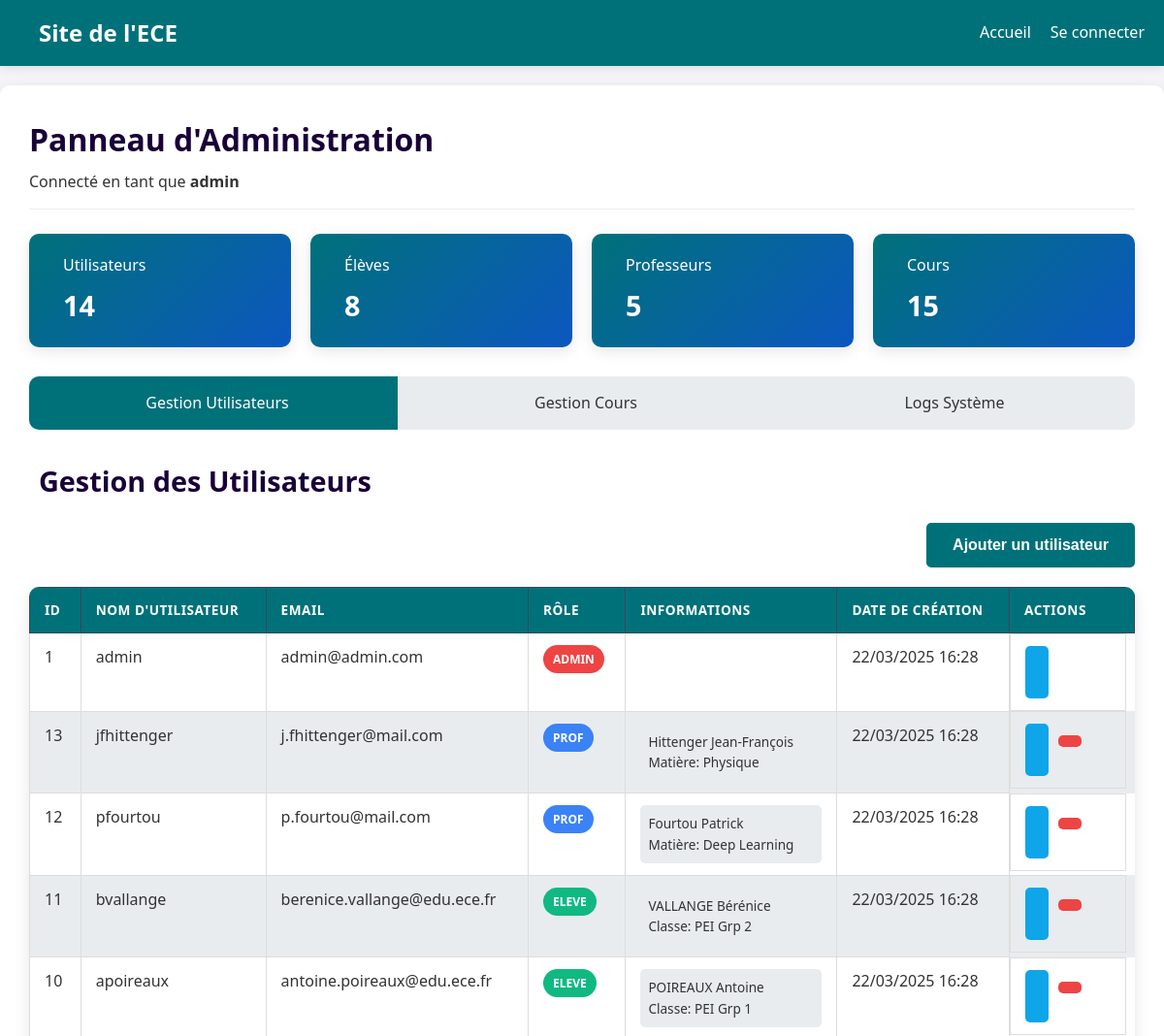
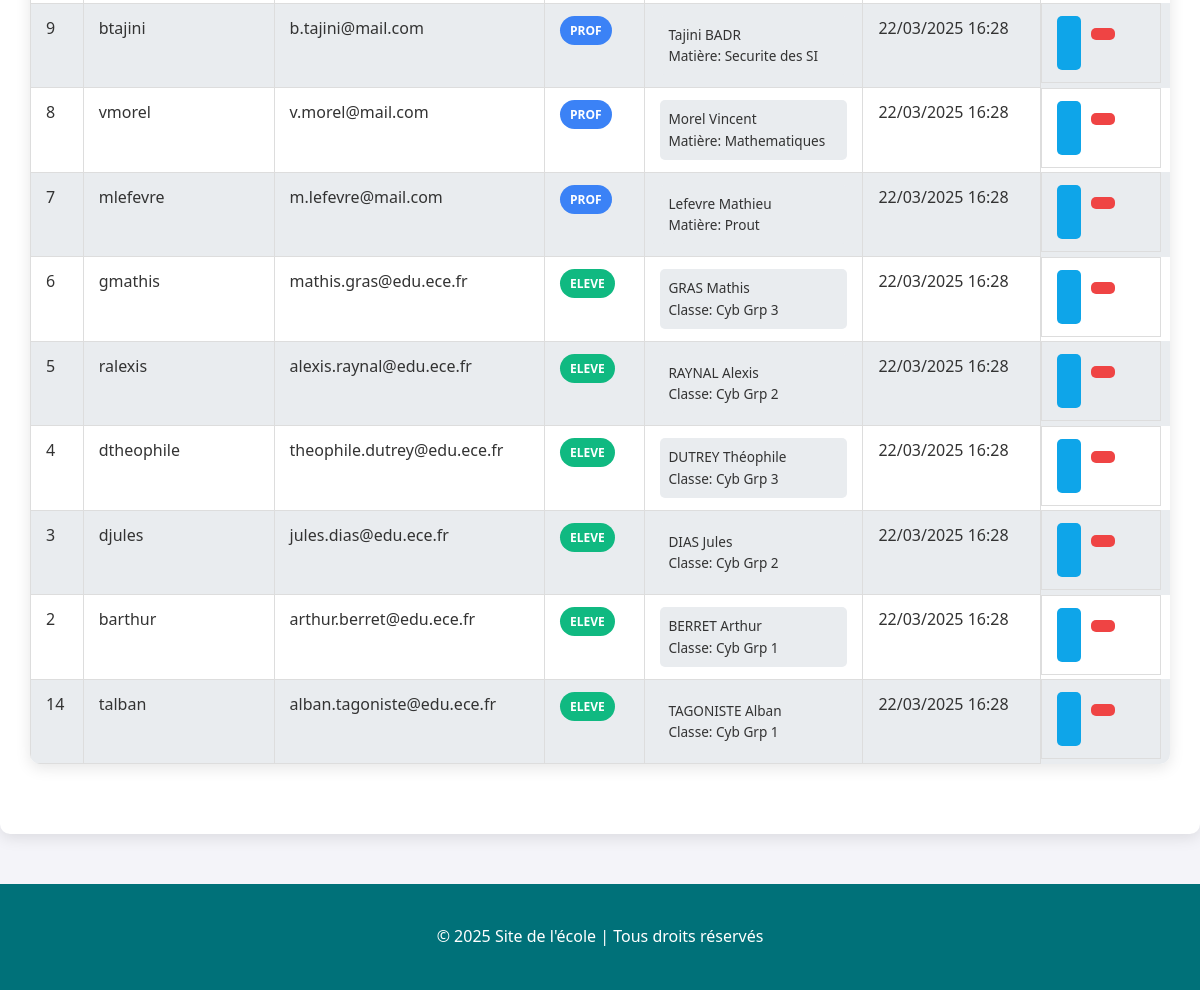
Screenshot of /pages/admin.php (signed in) with the database file from the repository (2 pictures, top to bottom).
### tables this page shows
CREATE TABLE IF NOT EXISTS users (
    id INT AUTO_INCREMENT PRIMARY KEY,
    username VARCHAR(50) NOT NULL UNIQUE,
    email VARCHAR(100) NOT NULL UNIQUE,
    password VARCHAR(255) NOT NULL,
    role ENUM('eleve', 'prof', 'admin') NOT NULL DEFAULT 'eleve',
    created_at TIMESTAMP DEFAULT CURRENT_TIMESTAMP
);

CREATE TABLE IF NOT EXISTS profs (
    id INT AUTO_INCREMENT PRIMARY KEY,
    user_id INT NOT NULL UNIQUE,
    nom VARCHAR(50) NOT NULL,
    prenom VARCHAR(50) NOT NULL,
    date_naissance DATE NOT NULL,
    matiere VARCHAR(50) NOT NULL,
    FOREIGN KEY (user_id) REFERENCES users(id) ON DELETE CASCADE
);

CREATE TABLE IF NOT EXISTS eleves (
    id INT AUTO_INCREMENT PRIMARY KEY,
    user_id INT NOT NULL UNIQUE,
    nom VARCHAR(50) NOT NULL,
    prenom VARCHAR(50) NOT NULL,
    date_naissance DATE NOT NULL,
    classe VARCHAR(50) NOT NULL,
    FOREIGN KEY (user_id) REFERENCES users(id) ON DELETE CASCADE
);

### pages/admin.php (the view, shortened to what this page needs)
<?php
require_once('../config/db.php');
$active_section = isset($_GET['section']) ? $_GET['section'] : 'users';
$stmt = $pdo->query("SELECT u.id, u.username, u.email, u.role, u.created_at,
                     e.nom as eleve_nom, e.prenom as eleve_prenom, e.classe as eleve_classe, e.date_naissance as eleve_naissance,
                     p.nom as prof_nom, p.prenom as prof_prenom, p.matiere as prof_matiere, p.date_naissance as prof_naissance
                     FROM users u
                     LEFT JOIN eleves e ON u.id = e.user_id
                     LEFT JOIN profs p ON u.id = p.user_id
                     ORDER BY u.created_at DESC");
$users = $stmt->fetchAll(PDO::FETCH_ASSOC);
$totalUsers = $pdo->query("SELECT COUNT(*) FROM users")->fetchColumn();
$totalStudents = $pdo->query("SELECT COUNT(*) FROM users WHERE role = 'eleve'")->fetchColumn();
$totalTeachers = $pdo->query("SELECT COUNT(*) FROM users WHERE role = 'prof'")->fetchColumn();
$totalCourses = $pdo->query("SELECT COUNT(*) FROM cours")->fetchColumn();
include('../includes/header.php');
?>
<div class="admin-dashboard">
    <div class="admin-header">
        <h1>Panneau d'Administration</h1>
        <p>Connecté en tant que <strong><?php echo htmlspecialchars($_SESSION['username']); ?></strong></p>
    </div>
    <div class="dashboard-stats">
        <div class="stat-card">
            <div class="stat-info">
                <h3>Utilisateurs</h3>
                <p><?php echo $totalUsers; ?></p>
            </div>
        </div>
        <div class="stat-card">
            <div class="stat-info">
                <h3>Élèves</h3>
                <p><?php echo $totalStudents; ?></p>
            </div>
        </div>
        <div class="stat-card">
            <div class="stat-info">
                <h3>Professeurs</h3>
                <p><?php echo $totalTeachers; ?></p>
            </div>
        </div>
        <div class="stat-card">
            <div class="stat-info">
                <h3>Cours</h3>
                <p><?php echo $totalCourses; ?></p>
            </div>
        </div>
    </div>
    <div class="admin-nav">
        <a href="?section=users" class="nav-item <?php echo $active_section === 'users' ? 'active' : ''; ?>">
            <i class="fas fa-user-cog"></i> Gestion Utilisateurs
        </a>
        <a href="?section=cours" class="nav-item <?php echo $active_section === 'cours' ? 'active' : ''; ?>">
            <i class="fas fa-book"></i> Gestion Cours
        </a>
        <a href="?section=logs" class="nav-item <?php echo $active_section === 'logs' ? 'active' : ''; ?>">
            <i class="fas fa-clipboard-list"></i> Logs Système
        </a>
    </div>
    <div class="admin-sections">
        <div class="admin-section <?php echo $active_section === 'users' ? 'active' : ''; ?>">
            <h2><i class="fas fa-user-cog"></i> Gestion des Utilisateurs</h2>
            <div class="section-actions">
                <button class="btn btn-primary" id="showAddUserForm">
                    <i class="fas fa-user-plus"></i> Ajouter un utilisateur
                </button>
            </div>
            <div class="user-list">
                <table class="data-table">
                    <thead>
                        <tr>
                            <th>ID</th>
                            <th>Nom d'utilisateur</th>
                            <th>Email</th>
                            <th>Rôle</th>
                            <th>Informations</th>
                            <th>Date de création</th>
                            <th>Actions</th>
                        </tr>
                    </thead>
                    <tbody>
                        <?php foreach ($users as $user): ?>
                        <tr>
                            <td><?php echo $user['id']; ?></td>
                            <td><?php echo htmlspecialchars($user['username']); ?></td>
                            <td><?php echo htmlspecialchars($user['email']); ?></td>
                            <td>
                                <span class="role-badge role-<?php echo $user['role']; ?>">
                                    <?php echo ucfirst($user['role']); ?>
                                </span>
                            </td>
                            <td>
                                <?php if ($user['role'] === 'eleve' && !empty($user['eleve_nom'])): ?>
                                    <span class="info-badge">
                                        <?php echo htmlspecialchars($user['eleve_nom'] . ' ' . $user['eleve_prenom']); ?><br>
                                        Classe: <?php echo htmlspecialchars($user['eleve_classe']); ?>
                                    </span>
                                <?php elseif ($user['role'] === 'prof' && !empty($user['prof_nom'])): ?>
                                    <span class="info-badge">
                                        <?php echo htmlspecialchars($user['prof_nom'] . ' ' . $user['prof_prenom']); ?><br>
                                        Matière: <?php echo htmlspecialchars($user['prof_matiere']); ?>
                                    </span>
                                <?php endif; ?>
                            </td>
                            <td><?php echo date('d/m/Y H:i', strtotime($user['created_at'])); ?></td>
                            <td class="actions">
                                <button class="btn btn-sm btn-info edit-user"
                                        data-id="<?php echo $user['id']; ?>"
                                        data-username="<?php echo htmlspecialchars($user['username']); ?>"
                                        data-email="<?php echo htmlspecialchars($user['email']); ?>"
                                        data-role="<?php echo $user['role']; ?>"
                                        data-eleve-nom="<?php echo htmlspecialchars($user['eleve_nom'] ?? ''); ?>"
                                        data-eleve-prenom="<?php echo htmlspecialchars($user['eleve_prenom'] ?? ''); ?>"
                                        data-eleve-naissance="<?php echo $user['eleve_naissance'] ?? ''; ?>"
                                        data-eleve-classe="<?php echo htmlspecialchars($user['eleve_classe'] ?? ''); ?>"
                                        data-prof-nom="<?php echo htmlspecialchars($user['prof_nom'] ?? ''); ?>"
                                        data-prof-prenom="<?php echo htmlspecialchars($user['prof_prenom'] ?? ''); ?>"
                                        data-prof-naissance="<?php echo $user['prof_naissance'] ?? ''; ?>"
                                        data-prof-matiere="<?php echo htmlspecialchars($user['prof_matiere'] ?? ''); ?>">
                                </button>
                                <?php if ($user['username'] !== 'admin' && $user['id'] !== $_SESSION['user_id']): ?>
                                <form method="post" action="" class="d-inline delete-form">
                                    <button type="submit" class="btn btn-sm btn-danger" onclick="return confirm('Êtes-vous sûr de vouloir supprimer cet utilisateur ?');">
                                    </button>
                                </form>
                                <?php endif; ?>
                            </td>
                        </tr>
                        <?php endforeach; ?>
                    </tbody>
                </table>
            </div>
        </div>
    </div>
</div>
<?php
include('../includes/footer.php');
?>

### css/style.css (style rules this page uses)
:root { --primary: #007179; --primary-dark: #0c57c0; --secondary: #190038; --secondary-dark: #e04347; --light: #f4f4f9; --dark: #333; --gray: #535252; --light-gray: #e9ecef; --white: #ffffff; --shadow: 0 4px 15px rgba(0, 0, 0, 0.1); --shadow-strong: 0 8px 30px rgba(0, 0, 0, 0.1); --border-radius: 10px; --transition: all 0.3s ease; }
* { margin: 0; padding: 0; box-sizing: border-box; }
body { font-family: 'Segoe UI', Roboto, 'Helvetica Neue', Arial, sans-serif; margin: 0; padding: 0; background-color: var(--light); color: var(--dark); line-height: 1.6; }
h1, h2, h3, h4, h5, h6 { font-weight: 600; margin-bottom: 15px; }
h2 { font-size: 2.5rem; text-align: center; margin-bottom: 2rem; }
.btn { display: inline-block; padding: 12px 25px; border-radius: 5px; text-decoration: none; font-weight: 600; cursor: pointer; transition: var(--transition); text-align: center; border: none; font-size: 16px; }
.btn-primary { background-color: var(--primary); color: var(--white); border: 2px solid var(--primary); }
.admin-dashboard { padding: 30px; background-color: var(--white); border-radius: var(--border-radius); box-shadow: var(--shadow); margin: 20px auto; max-width: 1400px; }
.admin-header { margin-bottom: 25px; padding-bottom: 15px; border-bottom: 1px solid var(--light-gray); }
.admin-header h1 { color: var(--secondary); font-size: 2rem; margin-bottom: 5px; }
.dashboard-stats { display: grid; grid-template-columns: repeat(auto-fit, minmax(200px, 1fr)); gap: 20px; margin-bottom: 30px; }
.stat-card { background: linear-gradient(135deg, var(--primary), var(--primary-dark)); color: var(--white); padding: 20px; border-radius: var(--border-radius); display: flex; align-items: center; box-shadow: var(--shadow); transition: transform 0.3s ease; }
.stat-info h3 { font-size: 1rem; margin-bottom: 5px; font-weight: 500; }
.stat-info p { font-size: 1.8rem; font-weight: 700; }
.admin-nav { display: flex; background-color: var(--light-gray); border-radius: var(--border-radius); margin-bottom: 30px; overflow: hidden; }
.nav-item { padding: 15px 20px; color: var(--dark); text-decoration: none; flex: 1; text-align: center; transition: var(--transition); font-weight: 500; display: flex; align-items: center; justify-content: center; }
.nav-item.active { background-color: var(--primary); color: var(--white); }
.admin-section { display: none; margin-bottom: 40px; }
.admin-section.active { display: block; }
.admin-section h2 { display: flex; align-items: center; font-size: 1.8rem; margin-bottom: 20px; color: var(--secondary); text-align: left; }
.section-actions { margin-bottom: 20px; display: flex; justify-content: flex-end; }
.data-table { width: 100%; border-collapse: collapse; margin-bottom: 30px; box-shadow: var(--shadow); border-radius: var(--border-radius); overflow: hidden; }
.data-table th, .data-table td { padding: 12px 15px; text-align: left; }
.data-table th { background-color: var(--primary); color: var(--white); font-weight: 600; text-transform: uppercase; font-size: 0.85rem; letter-spacing: 0.5px; }
.data-table tr:nth-child(even) { background-color: var(--light-gray); }
.data-table td.actions { white-space: nowrap; width: 120px; }
.role-badge { display: inline-block; padding: 5px 10px; border-radius: 50px; font-size: 0.75rem; font-weight: 600; text-transform: uppercase; }
.role-admin { background-color: #ef4444; color: white; }
.role-prof { background-color: #3b82f6; color: white; }
.role-eleve { background-color: #10b981; color: white; }
.info-badge { display: block; padding: 8px; background-color: var(--light-gray); border-radius: 5px; font-size: 0.85rem; }
.btn-sm { padding: 6px 12px; font-size: 0.85rem; }
.btn-info { background-color: #0ea5e9; color: white; border: none; }
.btn-danger { background-color: #ef4444; color: white; border: none; }
.d-inline { display: inline-block; }
.admin-section.active { animation: fadeIn 0.5s; }
.actions { display: flex; gap: 10px; }
.btn-danger { background-color: #ef4444; color: var(--white); }
table { width: 100%; border-collapse: collapse; }
th { background-color: #2c3e50; color: white; padding: 12px; text-align: center; font-weight: 500; border: 1px solid #34495e; }
td { border: 1px solid #ddd; padding: 10px; vertical-align: top; height: 80px; }

### rows the page displays
users: id "1", username "admin", email "admin@admin.com", role "ADMIN", created_at "22/03/2025 16:28"
profs: user "13", user.username "jfhittenger", user.email "j.fhittenger@mail.com", user.role "PROF", nom+prenom "Hittenger Jean-François", matiere "Physique", user.created_at "22/03/2025 16:28"
profs: user "12", user.username "pfourtou", user.email "p.fourtou@mail.com", user.role "PROF", nom+prenom "Fourtou Patrick", matiere "Deep Learning", user.created_at "22/03/2025 16:28"
eleves: user "11", user.username "bvallange", user.email "berenice.vallange@edu.ece.fr", user.role "ELEVE", nom+prenom "VALLANGE Bérénice", classe "PEI Grp 2", user.created_at "22/03/2025 16:28"
eleves: user "10", user.username "apoireaux", user.email "antoine.poireaux@edu.ece.fr", user.role "ELEVE", nom+prenom "POIREAUX Antoine", classe "PEI Grp 1", user.created_at "22/03/2025 16:28"
profs: user "9", user.username "btajini", user.email "b.tajini@mail.com", user.role "PROF", nom+prenom "Tajini BADR", matiere "Securite des SI", user.created_at "22/03/2025 16:28"
profs: user "8", user.username "vmorel", user.email "v.morel@mail.com", user.role "PROF", nom+prenom "Morel Vincent", matiere "Mathematiques", user.created_at "22/03/2025 16:28"
profs: user "7", user.username "mlefevre", user.email "m.lefevre@mail.com", user.role "PROF", nom+prenom "Lefevre Mathieu", matiere "Prout", user.created_at "22/03/2025 16:28"
eleves: user "6", user.username "gmathis", user.email "mathis.gras@edu.ece.fr", user.role "ELEVE", nom+prenom "GRAS Mathis", classe "Cyb Grp 3", user.created_at "22/03/2025 16:28"
eleves: user "5", user.username "ralexis", user.email "alexis.raynal@edu.ece.fr", user.role "ELEVE", nom+prenom "RAYNAL Alexis", classe "Cyb Grp 2", user.created_at "22/03/2025 16:28"
eleves: user "4", user.username "dtheophile", user.email "theophile.dutrey@edu.ece.fr", user.role "ELEVE", nom+prenom "DUTREY Théophile", classe "Cyb Grp 3", user.created_at "22/03/2025 16:28"
eleves: user "3", user.username "djules", user.email "jules.dias@edu.ece.fr", user.role "ELEVE", nom+prenom "DIAS Jules", classe "Cyb Grp 2", user.created_at "22/03/2025 16:28"
eleves: user "2", user.username "barthur", user.email "arthur.berret@edu.ece.fr", user.role "ELEVE", nom+prenom "BERRET Arthur", classe "Cyb Grp 1", user.created_at "22/03/2025 16:28"
eleves: user "14", user.username "talban", user.email "alban.tagoniste@edu.ece.fr", user.role "ELEVE", nom+prenom "TAGONISTE Alban", classe "Cyb Grp 1", user.created_at "22/03/2025 16:28"

### other values shown
$_SESSION['username'] "admin"
$totalUsers "14"
$totalStudents "8"
$totalTeachers "5"
$totalCourses "15"
